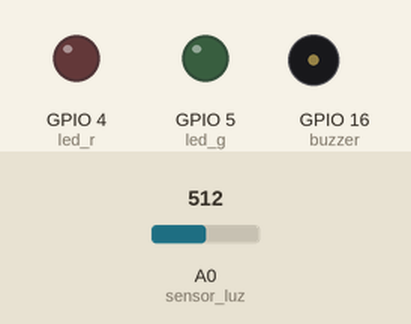
This sketch was run on a simulated ESP8266 (NodeMCU). Parts: output pins drawn as LEDs (lit = HIGH), buzzer (waves = sounding, pin HIGH). The test bench sets the inputs (shaded band); at power-on: A0 (sensor_luz) = 512. WiFi joins after 1.5 s; servers stay silent unless stated; network time is answered at once with the bench clock; the local clock reads 2024-03-15 10:24:30 at power-on unless the sketch sets it; storage starts empty; what the sketch prints to the serial monitor is not drawn.

Above: at 1.3 s.
At 2.6 s:
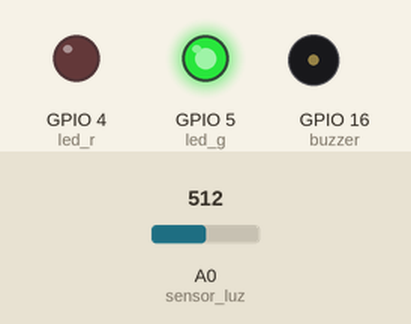
At 3.6 s:
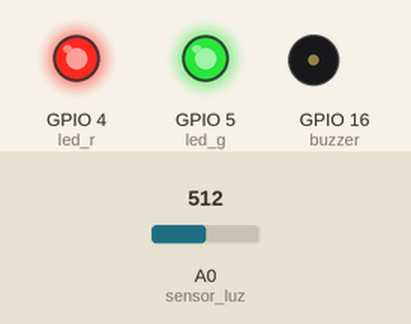
Timing chart, 0 to 5.1 s (numbered marks = the images above):
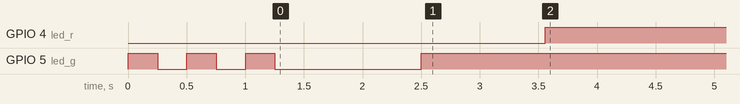

Measured:
- by itself, GPIO 4 (led_r): LOW → HIGH at 3.6 s

The sketch:

Ejercicio2.5.ino
```cpp
#include <ESP8266WiFi.h>
#include <ESPAsyncTCP.h>
#include <ESPAsyncWebServer.h>
#include <WiFiClient.h>
#include <NTPClient.h>
#include <WiFiUdp.h>
#include "hardware_D1.h"

// Replace with your network credentials
//const char *ssid  = "DIGIFIBRA-hSbN";
//const char *password = "StXtC4k6KPdK";
const char *ssid  = "Cesarin";
const char *password = "cesar121101";

const char *ntpServerName = "pool.ntp.org";

WiFiUDP ntpUDP;

NTPClient timeClient(ntpUDP, ntpServerName, 1);

int medicion_luz = 0;
int tiempo_actual = 0;
int tiempo_anterior = 0;
int tiempo_flash = 0;
int tiempo_flashA = 0;
int medicion_umbral = 0;
int contador_mediciones = 0;
int suma_mediciones = 0;
int media = 0;
String numero_cadena;
bool sobrescribir = true;
bool alertaUmbral = true;
String estado_alarma = "OFF";
String encender_alarma = "No";
char index_html[5000];

void actualizarMedicionLuz() {
  medicion_luz = analogRead(sensor_luz);
  delay(500);
  suma_mediciones += medicion_luz;
  contador_mediciones ++;
  if (medicion_luz < medicion_umbral) {
    digitalWrite(led_r, LOW);   // Apagar el LED
    estado_alarma = "OFF";
  }else {
    digitalWrite(led_r, HIGH);   // Encender el LED
    estado_alarma = "ON";
  }
  Serial.println(medicion_luz);
}

// Create AsyncWebServer object on port 80
AsyncWebServer server(80);

// Create an Event Source on /events
AsyncEventSource events("/events");

// Timer variables
unsigned long lastTime = 0;

// Initialize WiFi
void initWiFi() {
    WiFi.mode(WIFI_STA);
    WiFi.begin(ssid, password);
    Serial.print("Connecting to WiFi ..");
    while (WiFi.status() != WL_CONNECTED) {
        Serial.print('.');
        digitalWrite(led_g,1);
        delay(250);
        digitalWrite(led_g,0);
        delay(250);
    }

    Serial.println("Wifi connected!");
    delay(1000);
    Serial.println(WiFi.localIP());
    if (WiFi.status() == WL_CONNECTED){
      digitalWrite(led_g,1);
       // Inicializa el cliente NTP
      timeClient.begin();
      timeClient.setTimeOffset(7200);
      timeClient.update();

      if(!SPIFFS.begin()){
        Serial.println("Error");
        return;
      }
      tiempo_actual = millis();
      tiempo_flash = millis();
      tiempo_anterior = tiempo_actual;
      tiempo_flashA = tiempo_flash;
    }
    else{
      digitalWrite(led_g,0);
    }
}

String processor(const String& var){
  if(var == "Luz"){
    return String(medicion_luz);
  }
  else if (var == "Alarma"){
    return String(estado_alarma);
  }
  else if(var == "Umbral"){
    return String(medicion_umbral);
  }
  return String();
}

void leerFichero(){
  File file = SPIFFS.open("/mediciones.txt", "r");
  while(file.available()){
    Serial.write(file.read());
  }
  file.close();
}

void escribirFichero(String media, String fecha, String hora, String alertaUmbral){
  if(sobrescribir){
    //Abrir archivo para escribir desde 0
    File file = SPIFFS.open("/mediciones.txt", "w");
    file.println("M:"+ media + " F:" + fecha + " H:" + hora + " U:" + alertaUmbral);
    file.close();
    sobrescribir = false;
  }else{
    //Abrir archivo para escribir desde la ultima linea
    File file = SPIFFS.open("/mediciones.txt", "a");
    file.println("M:"+ media + " F:" + fecha + " H:" + hora  + " U:" + alertaUmbral);
    file.close();
  }
}

void cargarWeb(){
  File file = SPIFFS.open("/paginaWeb.html","r");
  if(!file){
    Serial.println("No se puede abrir");
    return;
  }
  while(file.available()){
    String contenidoArchivo = file.readString(); // Lee el contenido del archivo en un objeto String
    char contenidoChar[contenidoArchivo.length() + 1]; // Crea un buffer para almacenar el contenido como un array de caracteres
    contenidoArchivo.toCharArray(contenidoChar, contenidoArchivo.length() + 1); // Convierte el String a un array de caracteres
    strcat(index_html, contenidoChar);
  }
  file.close();
}

void setup() {
  pinMode(led_r, OUTPUT);
  pinMode(led_g, OUTPUT);
  pinMode(buzzer, OUTPUT);
  pinMode(sensor_luz, INPUT);
  Serial.begin(9600);
  initWiFi();
  cargarWeb();

  // Handle Web Server
  server.on("/", HTTP_GET, [](AsyncWebServerRequest *request){
    request->send_P(200, "text/html", index_html, processor);
  });
  server.on("/Num", HTTP_POST, [](AsyncWebServerRequest *request){
    String numero_cadena;
    if(request->hasParam("numero", true)){
      numero_cadena = request->getParam("numero", true)->value();
      medicion_umbral = numero_cadena.toInt();
      Serial.println(medicion_umbral);
    }
    request->redirect("/");
    request->send_P(200, "text/html", index_html, processor);
  });
  // Handle Web Server Events
  events.onConnect([](AsyncEventSourceClient *client){
    if(client->lastId()){
      Serial.printf("Client reconnected!");
    }
    client->send("hello!", NULL, millis(), 1000);
  });
  server.addHandler(&events);
  server.begin();
}

void loop() {
  if ((millis() - lastTime) > 500) {
    tiempo_flash = millis();
    events.send("ping",NULL,millis());
    events.send(String(medicion_luz).c_str(),"luz_actual",millis()); //valores del sensor de luz
    events.send(String(estado_alarma).c_str(),"estado_alarma",millis()); // ON o OFF
    delay(500);
    actualizarMedicionLuz();

    if(tiempo_flash - tiempo_flashA >= 60000){
      timeClient.update();
      // Obtiene fecha y hora
      String hora = timeClient.getFormattedTime();
      time_t epochTime = timeClient.getEpochTime();
      struct tm *ptm = gmtime ((time_t *)&epochTime);
      int dia = ptm->tm_mday;
      int mes = ptm->tm_mon+1;
      int year = ptm->tm_year+1900;
      String fecha = (String(dia)+"/"+String(mes)+"/"+String(year));
      Serial.println("Guardar Mediciones");
      media = suma_mediciones/contador_mediciones;
      Serial.print("Media: ");
      Serial.println(media);
      if(media > medicion_umbral){
        escribirFichero(String(media), fecha, hora, "arriba");
      }else{
        escribirFichero(String(media), fecha, hora, "abajo");
      }
      tiempo_flashA = tiempo_flash;
      leerFichero();
      suma_mediciones = 0;
      contador_mediciones = 0;
    }
    lastTime = millis();
  }
}
```

hardware_D1.h
```cpp
//Definicion de pines MINI D1
#define led_r 4
#define led_g 5
#define sensor_luz A0
#define buzzer 16
```
